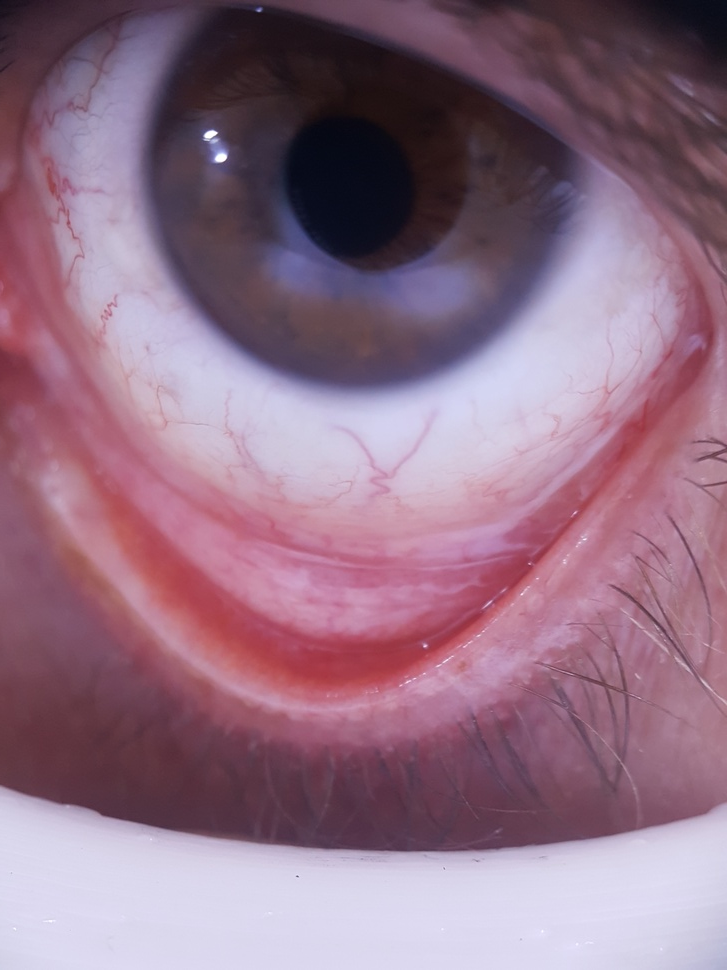
#> input picture Images/102.jpg, 727 x 970 px, shrunk from 2988 x 3984 before the run
$ python -i step2_extract_features.py   (imports and definitions only)
#> lines starting #> are read from the running program, lines starting #| are printed output that depends on the picture
#!/usr/bin/env python
# -*- coding: utf-8 -*-

"""
Step 2: Extract 14 features from cropped conjunctiva images and merge with true Hb.
Inputs:
  - Cropped images: ./cropped_images/*.jpg|*.png|...
  - Labels Excel:   ./labels.xlsx  (Sheet1) with columns: image_path, hb
Outputs:
  - ./outputs/features.csv
  - ./outputs/features.xlsx
  - ./outputs/step2_missing.csv     (images missing label or unreadable)

Columns in features files:
  A: filename
  B: hb  (true Hb from labels)
  C..: features (exactly 14 below)

Features (14):
  1)  R_norm_p50    (median of per-pixel R / (R+G+B))
  2)  a_mean        (CIELAB a* mean, OpenCV Lab -> subtract 128)
  3)  R_p50         (median of R)
  4)  R_p10         (10th percentile of R)
  5)  RG            (mean(R) / mean(G), epsilon-safe)
  6)  S_p50         (median saturation; HSV S / 255 -> 0..1)
  7)  gray_p90      (90th percentile of grayscale)
  8)  gray_kurt     (kurtosis of grayscale; Pearson (fisher=False), bias=False)
  9)  gray_std      (std of grayscale)
 10)  gray_mean     (mean of grayscale)
 11)  B_mean        (mean of B)
 12)  B_p10         (10th percentile of B)
 13)  B_p75         (75th percentile of B)
 14)  G_kurt        (kurtosis of G; Pearson, bias=False)
"""

import argparse
from pathlib import Path
from typing import Dict, Any, List, Tuple

import numpy as np
import pandas as pd
import cv2
from scipy.stats import kurtosis

# --------- Defaults (edit paths if needed) --------- #
CROPS_DIR = Path("cropped_images")
LABELS_XLSX = Path("labels.xlsx")
LABELS_SHEET = "Sheet1"
LABEL_IMG_COL = "image_path"
LABEL_HB_COL = "hb"

OUT_DIR = Path("outputs")
FEATURES_CSV = OUT_DIR / "features.csv"
FEATURES_XLSX = OUT_DIR / "features.xlsx"
MISSING_CSV = OUT_DIR / "step2_missing.csv"

# Feature list & output order (exactly 14)
FEATURE_COLUMNS = [
    "R_norm_p50",
    "a_mean",
    "R_p50",
    "R_p10",
    "RG",
    "S_p50",
    "gray_p90",
    "gray_kurt",
    "gray_std",
    "gray_mean",
    "B_mean",
    "B_p10",
    "B_p75",
    "G_kurt",
]
# --------------------------------------------------- #


# [14 lines left out: functions list_images, load_image_rgb, not called in this run]


def compute_features(rgb: np.ndarray) -> Dict[str, float]:
    """
    Compute the 14 required features on the cropped RGB image.
    Channels in 0..255 float32.
    """
    # Split channels
    R = rgb[..., 0]
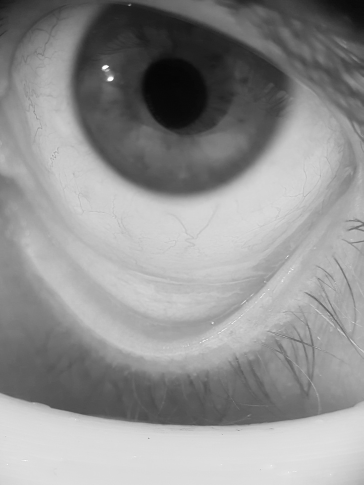
#> R: shape (970, 727) (shown at 1/2 size); min 4, max 255, mean 145.1
    G = rgb[..., 1]
    B = rgb[..., 2]

    # Grayscale (OpenCV luminance-like)
    gray = cv2.cvtColor(rgb.astype(np.uint8), cv2.COLOR_RGB2GRAY).astype(np.float32)
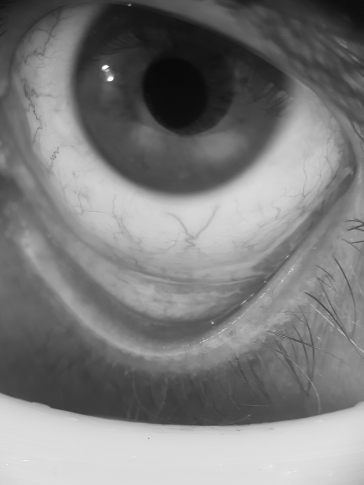
#> gray: shape (970, 727) float32 (shown at 1/2 size); min 7, max 255, mean 124.4

    # HSV for saturation (S in 0..255 -> normalize to 0..1 for S_p50)
    hsv = cv2.cvtColor(rgb.astype(np.uint8), cv2.COLOR_RGB2HSV)
#> hsv: shape (970, 727, 3); mean H, S, V 153, 74.4, 151.1
    S = hsv[..., 1].astype(np.float32) / 255.0
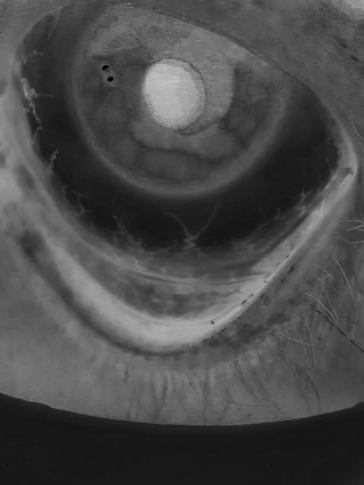
#> S: shape (970, 727) float32 (shown at 1/2 size); min 0, max 0.788, mean 0.292

    # Lab for a* (OpenCV Lab is scaled: L[0..100]->[0..255], a*[-128..127]->[0..255] with +128 offset)
    lab = cv2.cvtColor(rgb.astype(np.uint8), cv2.COLOR_RGB2Lab)
#> lab: shape (970, 727, 3); mean of channels 0, 1, 2 128.6, 144.9, 122.5
    a = lab[..., 1].astype(np.float32) - 128.0  # back to a* approx
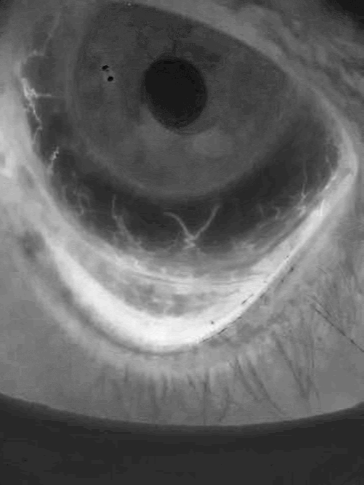
#> a: shape (970, 727) float32 (shown at 1/2 size); min -3, max 48, mean 16.9; drawn with min black and max white

    # 1) R_norm_p50: median of (R / (R+G+B))
    denom = R + G + B + 1e-6
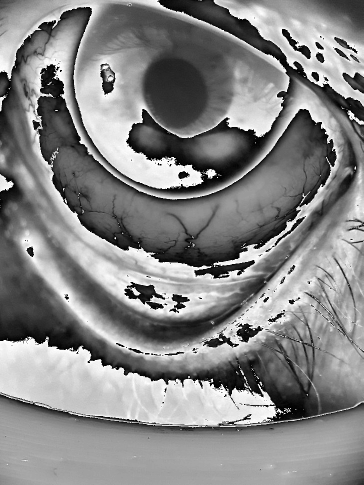
#> denom: shape (970, 727) float64 (shown at 1/2 size); min 1e-06, max 255, mean 133.2; drawn with min black and max white
    R_norm = R / denom
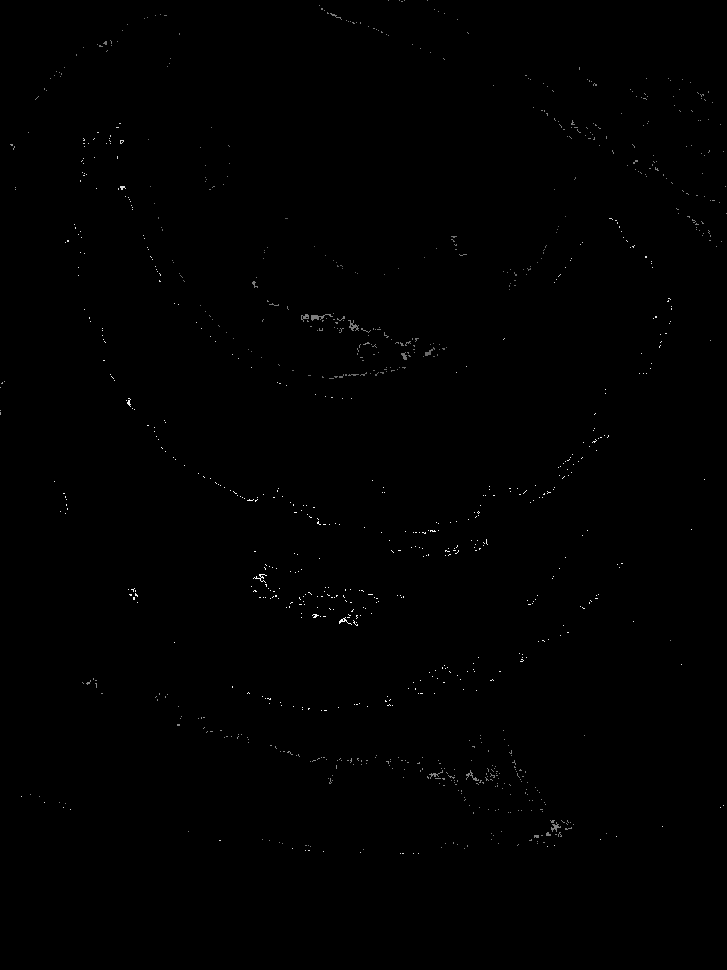
#> R_norm: shape (970, 727) float64; min 0.129, max 206000000, mean 474752.9; drawn with min black and max white
    R_norm_p50 = float(np.percentile(R_norm, 50))
#> R_norm_p50 = 1.28

    # 2) a_mean
    a_mean = float(np.mean(a))
#> a_mean = 16.88

    # 3) R_p50
    R_p50 = float(np.percentile(R, 50))
#> R_p50 = 160

    # 4) R_p10
    R_p10 = float(np.percentile(R, 10))
#> R_p10 = 62

    # 5) RG (mean R / mean G)
    RG = float((np.mean(R)) / (np.mean(G) + 1e-6))
#> RG = 1.29

    # 6) S_p50
    S_p50 = float(np.percentile(S, 50))
#> S_p50 = 0.302

    # 7) gray_p90
    gray_p90 = float(np.percentile(gray, 90))
#> gray_p90 = 216

    # 8) gray_kurt (Pearson, i.e., normal=3)
    gray_kurt = float(kurtosis(gray.ravel(), fisher=False, bias=False, nan_policy="omit"))
#> gray_kurt = 1.97

    # 9) gray_std
    gray_std = float(np.std(gray, ddof=0))
#> gray_std = 59.36

    # 10) gray_mean
    gray_mean = float(np.mean(gray))
#> gray_mean = 124.4

    # 11) B_mean
    B_mean = float(np.mean(B))
#> B_mean = 132.6

    # 12) B_p10
    B_p10 = float(np.percentile(B, 10))
#> B_p10 = 57

    # 13) B_p75
    B_p75 = float(np.percentile(B, 75))
#> B_p75 = 186

    # 14) G_kurt (Pearson)
    G_kurt = float(kurtosis(G.ravel(), fisher=False, bias=False, nan_policy="omit"))
#> G_kurt = 1.98

    feats = {
        "R_norm_p50": R_norm_p50,
        "a_mean": a_mean,
        "R_p50": R_p50,
        "R_p10": R_p10,
        "RG": RG,
        "S_p50": S_p50,
        "gray_p90": gray_p90,
        "gray_kurt": gray_kurt,
        "gray_std": gray_std,
        "gray_mean": gray_mean,
        "B_mean": B_mean,
        "B_p10": B_p10,
        "B_p75": B_p75,
        "G_kurt": G_kurt,
    }
    return feats


# [29 lines left out: function load_labels, not called in this run]


def ensure_outdir(p: Path) -> None:
    p.mkdir(parents=True, exist_ok=True)


# [87 lines left out: function main, not called in this run]

# [2 lines not run here, left out]

>>> import cv2
>>> picture = cv2.cvtColor(cv2.imread('Images/102.jpg'), cv2.COLOR_BGR2RGB)
>>> result = compute_features(picture)
#> result = 14 items
